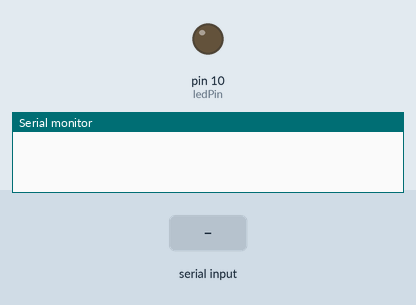
This sketch was run on a simulated Arduino Uno, built with avr-gcc and run on an emulated ATmega328P. On the bench: output pins drawn as LEDs (lit = HIGH), the last lines printed to the serial monitor. The inputs (shaded band) are chosen by the test bench.

Above: at 1.2 s.
1.3 s: "1" received over Serial
At 2.5 s:
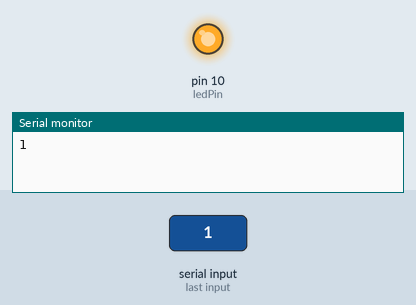
2.8 s: "2" received over Serial
At 3.9 s:
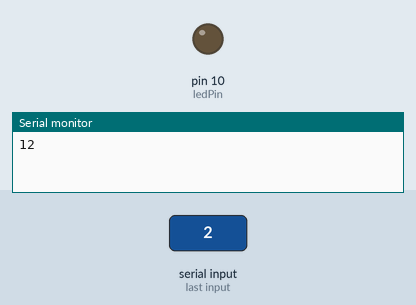
Timing chart, 0 to 5.8 s (numbered marks = the images above; inputs shaded):
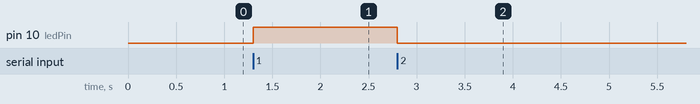

Measured:
- after the input at 1.3 s, pin 10 (ledPin): LOW → HIGH at once
- after the input at 2.8 s, pin 10 (ledPin): HIGH → LOW at once

The sketch:

sketch_oct25a.ino
```cpp
#include <SoftwareSerial.h>
#include <LiquidCrystal.h>

int ledPin =  10; //atribui o pino 13 a variável ledPin
int dado; //variável que receberá os dados da porta serial

void setup(){
  Serial.begin(9600);//frequência da porta serial
   pinMode(ledPin,OUTPUT); //define o pino o ledPin como saída
}

SoftwareSerial In = SoftwareSerial(10,1);

void loop(){
  if(Serial.available() > 0){ //verifica se existe comunicação com a porta serial
      dado = Serial.read();//lê os dados da porta serial
      Serial.write(dado);

      switch(dado){
        case '1':
           digitalWrite(ledPin,HIGH); //liga o pino ledPin
        break;
        case '2':
           digitalWrite(ledPin,LOW); //desliga o pino ledPin
         break;
        default:
           Serial.write("\n --> Comando invalido, tente de novo !");
    }
  }
}
```
